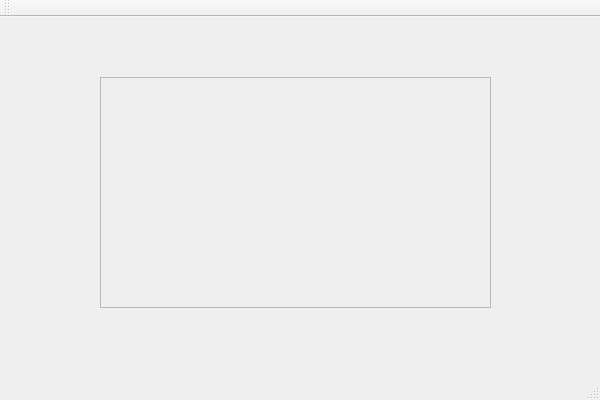
<?xml version="1.0" encoding="UTF-8"?>
<ui version="4.0">
 <class>QTWidgetTestClass</class>
 <widget class="QMainWindow" name="QTWidgetTestClass">
  <property name="geometry">
   <rect>
    <x>0</x>
    <y>0</y>
    <width>600</width>
    <height>400</height>
   </rect>
  </property>
  <property name="windowTitle">
   <string>QTWidgetTest</string>
  </property>
  <widget class="QWidget" name="centralWidget">
   <widget class="QFrame" name="frame">
    <property name="geometry">
     <rect>
      <x>100</x>
      <y>60</y>
      <width>391</width>
      <height>231</height>
     </rect>
    </property>
    <property name="frameShape">
     <enum>QFrame::StyledPanel</enum>
    </property>
    <property name="frameShadow">
     <enum>QFrame::Raised</enum>
    </property>
   </widget>
  </widget>
  <widget class="QMenuBar" name="menuBar">
   <property name="geometry">
    <rect>
     <x>0</x>
     <y>0</y>
     <width>600</width>
     <height>21</height>
    </rect>
   </property>
  </widget>
  <widget class="QToolBar" name="mainToolBar">
   <attribute name="toolBarArea">
    <enum>TopToolBarArea</enum>
   </attribute>
   <attribute name="toolBarBreak">
    <bool>false</bool>
   </attribute>
  </widget>
  <widget class="QStatusBar" name="statusBar"/>
 </widget>
 <layoutdefault spacing="6" margin="11"/>
 <resources>
  <include location="QTWidgetTest.qrc"/>
 </resources>
 <connections/>
</ui>
